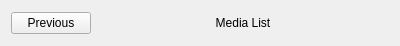
<?xml version="1.0" encoding="UTF-8"?>
<ui version="4.0">
 <class>StackViewNavController</class>
 <widget class="QWidget" name="StackViewNavController">
  <property name="geometry">
   <rect>
    <x>0</x>
    <y>0</y>
    <width>400</width>
    <height>46</height>
   </rect>
  </property>
  <property name="windowTitle">
   <string>Form</string>
  </property>
  <layout class="QHBoxLayout" name="horizontalLayout">
   <item>
    <widget class="QPushButton" name="previousButton">
     <property name="text">
      <string>Previous</string>
     </property>
    </widget>
   </item>
   <item>
    <widget class="QLabel" name="title">
     <property name="sizePolicy">
      <sizepolicy hsizetype="Expanding" vsizetype="Preferred">
       <horstretch>0</horstretch>
       <verstretch>0</verstretch>
      </sizepolicy>
     </property>
     <property name="text">
      <string>Media List</string>
     </property>
     <property name="alignment">
      <set>Qt::AlignCenter</set>
     </property>
    </widget>
   </item>
  </layout>
 </widget>
 <resources/>
 <connections/>
</ui>
